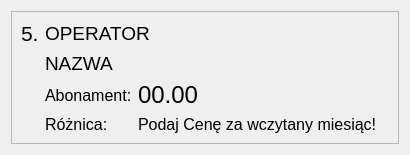
             <widget class="QWidget" name="widget_3" native="true">
              <layout class="QHBoxLayout" name="horizontalLayout_4">
               <item>
                <widget class="QFrame" name="frame_10">
                 <property name="autoFillBackground">
                  <bool>false</bool>
                 </property>
                 <property name="frameShape">
                  <enum>QFrame::StyledPanel</enum>
                 </property>
                 <property name="frameShadow">
                  <enum>QFrame::Raised</enum>
                 </property>
                 <layout class="QGridLayout" name="gridLayout_9">
                  <item row="0" column="0">
                   <widget class="QLabel" name="label_46">
                    <property name="sizePolicy">
                     <sizepolicy hsizetype="Maximum" vsizetype="Preferred">
                      <horstretch>0</horstretch>
                      <verstretch>0</verstretch>
                     </sizepolicy>
                    </property>
                    <property name="font">
                     <font>
                      <pointsize>16</pointsize>
                     </font>
                    </property>
                    <property name="text">
                     <string>5.</string>
                    </property>
                   </widget>
                  </item>
                  <item row="0" column="1" colspan="4">
                   <widget class="QLabel" name="label_47">
                    <property name="sizePolicy">
                     <sizepolicy hsizetype="MinimumExpanding" vsizetype="Preferred">
                      <horstretch>0</horstretch>
                      <verstretch>0</verstretch>
                     </sizepolicy>
                    </property>
                    <property name="font">
                     <font>
                      <pointsize>14</pointsize>
                     </font>
                    </property>
                    <property name="text">
                     <string>OPERATOR</string>
                    </property>
                    <property name="scaledContents">
                     <bool>true</bool>
                    </property>
                    <property name="wordWrap">
                     <bool>false</bool>
                    </property>
                    <property name="openExternalLinks">
                     <bool>true</bool>
                    </property>
                    <property name="textInteractionFlags">
                     <set>Qt::LinksAccessibleByMouse|Qt::TextSelectableByKeyboard|Qt::TextSelectableByMouse</set>
                    </property>
                   </widget>
                  </item>
                  <item row="6" column="1">
                   <widget class="QLabel" name="label_48">
                    <property name="sizePolicy">
                     <sizepolicy hsizetype="Maximum" vsizetype="Preferred">
                      <horstretch>0</horstretch>
                      <verstretch>0</verstretch>
                     </sizepolicy>
                    </property>
                    <property name="font">
                     <font>
                      <pointsize>12</pointsize>
                     </font>
                    </property>
                    <property name="text">
                     <string>Różnica:</string>
                    </property>
                   </widget>
                  </item>
                  <item row="4" column="2">
                   <widget class="QLabel" name="label_49">
                    <property name="sizePolicy">
                     <sizepolicy hsizetype="Maximum" vsizetype="Preferred">
                      <horstretch>0</horstretch>
                      <verstretch>0</verstretch>
                     </sizepolicy>
                    </property>
                    <property name="font">
                     <font>
                      <pointsize>18</pointsize>
                     </font>
                    </property>
                    <property name="frameShape">
                     <enum>QFrame::NoFrame</enum>
                    </property>
                    <property name="frameShadow">
                     <enum>QFrame::Plain</enum>
                    </property>
                    <property name="text">
                     <string>00.00</string>
                    </property>
                    <property name="scaledContents">
                     <bool>false</bool>
                    </property>
                    <property name="textInteractionFlags">
                     <set>Qt::LinksAccessibleByMouse|Qt::TextSelectableByKeyboard|Qt::TextSelectableByMouse</set>
                    </property>
                   </widget>
                  </item>
                  <item row="6" column="2">
                   <widget class="QLabel" name="label_50">
                    <property name="sizePolicy">
                     <sizepolicy hsizetype="Maximum" vsizetype="Preferred">
                      <horstretch>0</horstretch>
                      <verstretch>0</verstretch>
                     </sizepolicy>
                    </property>
                    <property name="font">
                     <font>
                      <pointsize>12</pointsize>
                     </font>
                    </property>
                    <property name="frameShape">
                     <enum>QFrame::NoFrame</enum>
                    </property>
                    <property name="frameShadow">
                     <enum>QFrame::Plain</enum>
                    </property>
                    <property name="text">
                     <string>Podaj Cenę za wczytany miesiąc!</string>
                    </property>
                    <property name="scaledContents">
                     <bool>false</bool>
                    </property>
                    <property name="textInteractionFlags">
                     <set>Qt::LinksAccessibleByMouse|Qt::TextSelectableByKeyboard|Qt::TextSelectableByMouse</set>
                    </property>
                   </widget>
                  </item>
                  <item row="1" column="1" colspan="4">
                   <widget class="QLabel" name="label_51">
                    <property name="sizePolicy">
                     <sizepolicy hsizetype="MinimumExpanding" vsizetype="Preferred">
                      <horstretch>0</horstretch>
                      <verstretch>0</verstretch>
                     </sizepolicy>
                    </property>
                    <property name="font">
                     <font>
                      <pointsize>14</pointsize>
                     </font>
                    </property>
                    <property name="text">
                     <string>&lt;a href=&quot;&quot;&gt;NAZWA&lt;/a&gt;</string>
                    </property>
                    <property name="scaledContents">
                     <bool>true</bool>
                    </property>
                    <property name="wordWrap">
                     <bool>false</bool>
                    </property>
                    <property name="openExternalLinks">
                     <bool>true</bool>
                    </property>
                    <property name="textInteractionFlags">
                     <set>Qt::LinksAccessibleByMouse|Qt::TextSelectableByKeyboard|Qt::TextSelectableByMouse</set>
                    </property>
                   </widget>
                  </item>
                  <item row="4" column="1">
                   <widget class="QLabel" name="label_54">
                    <property name="sizePolicy">
                     <sizepolicy hsizetype="Maximum" vsizetype="Preferred">
                      <horstretch>0</horstretch>
                      <verstretch>0</verstretch>
                     </sizepolicy>
                    </property>
                    <property name="font">
                     <font>
                      <pointsize>12</pointsize>
                     </font>
                    </property>
                    <property name="text">
                     <string>Abonament:</string>
                    </property>
                   </widget>
                  </item>
                 </layout>
                </widget>
               </item>
              </layout>
             </widget>
